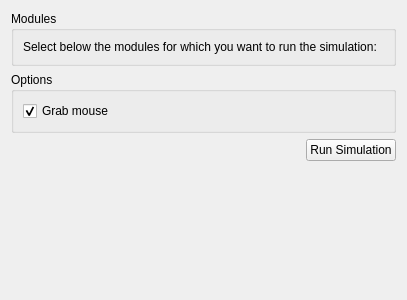
<?xml version="1.0" encoding="UTF-8"?>
<ui version="4.0">
 <class>BenchmarkWidget</class>
 <widget class="QWidget" name="BenchmarkWidget">
  <property name="geometry">
   <rect>
    <x>0</x>
    <y>0</y>
    <width>407</width>
    <height>300</height>
   </rect>
  </property>
  <property name="windowTitle">
   <string>Form</string>
  </property>
  <layout class="QVBoxLayout" name="verticalLayout_4">
   <item>
    <widget class="QGroupBox" name="groupBox">
     <property name="title">
      <string>Modules</string>
     </property>
     <layout class="QVBoxLayout" name="verticalLayout_3">
      <item>
       <widget class="QLabel" name="label">
        <property name="text">
         <string>Select below the modules for which you want to run the simulation:</string>
        </property>
       </widget>
      </item>
      <item>
       <layout class="QVBoxLayout" name="verticalLayout"/>
      </item>
     </layout>
    </widget>
   </item>
   <item>
    <widget class="QGroupBox" name="groupBox_2">
     <property name="title">
      <string>Options</string>
     </property>
     <layout class="QVBoxLayout" name="verticalLayout_2">
      <item>
       <widget class="QCheckBox" name="grabMouseCheckBox">
        <property name="text">
         <string>Grab mouse</string>
        </property>
        <property name="checked">
         <bool>true</bool>
        </property>
       </widget>
      </item>
     </layout>
    </widget>
   </item>
   <item>
    <layout class="QHBoxLayout" name="horizontalLayout">
     <item>
      <spacer name="horizontalSpacer">
       <property name="orientation">
        <enum>Qt::Horizontal</enum>
       </property>
       <property name="sizeHint" stdset="0">
        <size>
         <width>40</width>
         <height>20</height>
        </size>
       </property>
      </spacer>
     </item>
     <item>
      <widget class="KPushButton" name="runButton">
       <property name="text">
        <string>Run Simulation</string>
       </property>
      </widget>
     </item>
    </layout>
   </item>
   <item>
    <spacer name="verticalSpacer">
     <property name="orientation">
      <enum>Qt::Vertical</enum>
     </property>
     <property name="sizeHint" stdset="0">
      <size>
       <width>20</width>
       <height>40</height>
      </size>
     </property>
    </spacer>
   </item>
  </layout>
 </widget>
 <customwidgets>
  <customwidget>
   <class>KPushButton</class>
   <extends>QPushButton</extends>
   <header>kpushbutton.h</header>
  </customwidget>
 </customwidgets>
 <resources/>
 <connections/>
</ui>
